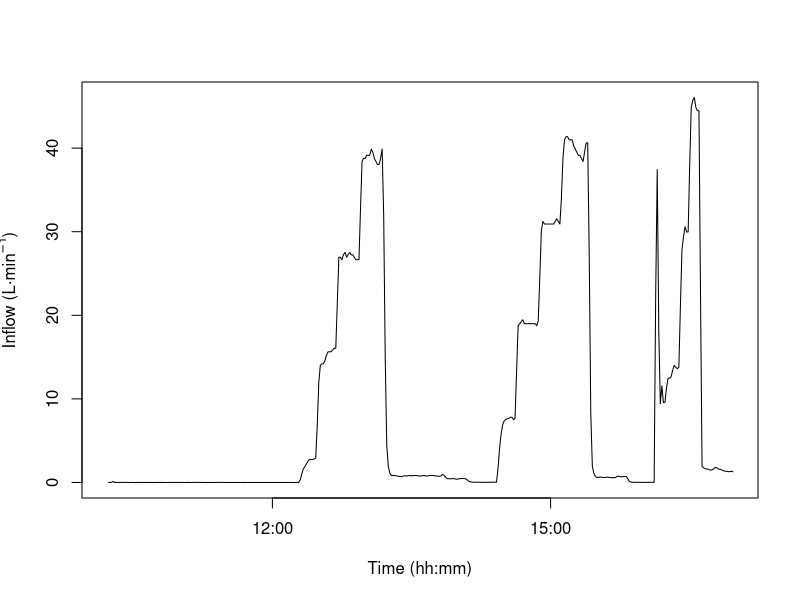
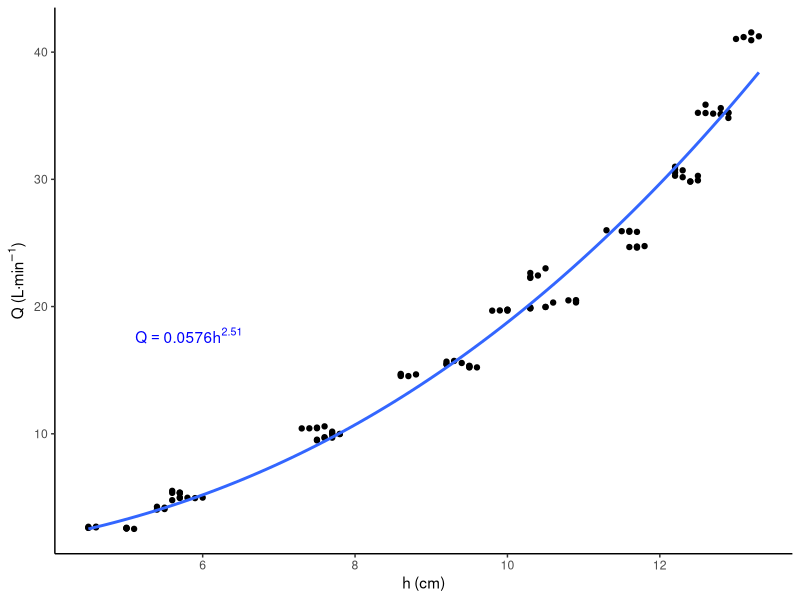

Source code (R) for these figures, in order:
#-----------------------------------#
#### UBeTube Processing R Script ####
##   Script can be used to process UBeTube data. See UBeTube_Processing_Guide.pdf for detailed instructions.
##   By: Justin Johnson - University of Arizona
##   2020-09-21

# Load necessary packages

#install.packages(readxl)
#install.packages(tidyverse)
#install.packages(broom)
library(readxl)
library(tidyverse)
library(broom)

# Names of files to be imported and exported
calibrationfilename <- "calibration.xls"                  #Name of calibration dataset
timeeseriesfilename <- "example_dataset.xls"              #Name of time series dataset
ratingcurvefilename <- "ratingcurve.png"                  #Name of file calibration rating curve should be exported to
hydrographfilename <- "hydrograph.png"                    #Name of file hydrograph should be exported to

#Input values
h0 <- 35.7 #Height of bottom of slot relative to pressure transducer (cm)  
d <- 10.16 #Interior diameter of UBeTube (cm)

#---------------------------------------------------------------------------------#
# NO CHANGES NEEDED TO CODE BELOW UNLESS CUSTOMIZING CALIBRATIONS OR PLOT OUTPUTS #

##-----------------##
#### CALIBRATION ####
##-----------------##

#Read in calibration data
calibration <- read_excel("calibration_data.xls", 
                          sheet=1, 
                          skip=1,
                          col_types = c("numeric", "numeric", "numeric"), 
                          col_names=c("h0.mm", "hraw.mm", "Q.Lmin"))

#Converts height to cm from mm
calibration1 <- calibration %>%
  mutate(h.mm = hraw.mm-h0.mm,
         h.cm = h.mm/10)

#Runs power-law regression to predict discharge from stage.
ratingcurve.model <-nls(calibration1$Q.Lmin~a*calibration1$h.cm^b,
                        data=calibration1,
                        start=list(a=1,b=1))
ratingcurve.tidymodel <- tidy(ratingcurve.model)

#Extracts a and b estimates
a <- as.numeric(ratingcurve.tidymodel[1,2])
b <- as.numeric(ratingcurve.tidymodel[2,2])

#Creates label for plot with model results
label <- sprintf("Q == %.3g*h^%.3g", a, b)

#Plots rating curve
ratingcurve.plot <- ggplot(calibration1, aes(h.cm, Q.Lmin))+
  geom_point()+
  labs(x="h (cm)", 
       y=bquote('Q (L·'*min^-1*')'))+
  geom_smooth(method = 'nls', 
              formula = 'y~a*x^b', 
              method.args = list(start= c(a = 1,b=1)), 
              se=FALSE)+
  theme_classic()+
  annotate("text", 
           x=0.6*median(calibration1$h.cm, na.rm=TRUE), 
           y=median(calibration1$Q.Lmin, na.rm=TRUE), 
           label= label,
           color="blue",
           parse=TRUE)

#Saves rating curve
ggsave(ratingcurvefilename, 
       plot = ratingcurve.plot,
       width = 7,
       height = 7)

##-----------------##
#### TIME SERIES ####
##-----------------##

#Reads in time series dataset
UBeTube <- read_excel("example_dataset.xls", 
                      sheet=1, 
                      skip=3, 
                      col_types = c("date", "numeric", "skip", "skip"), 
                      col_names=c("time", "hraw.mm"))

#Wrangles time series data
UBeTube1 <- UBeTube %>%
  mutate(hraw.cm = hraw.mm/10, #Converts height to cm from mm
         time.sec = as.numeric(time, unit='sec'), #Converts time to seconds
         h.cm = hraw.cm-h0) #Determines height of water in UBeTube relative to h0

#Calculates outflow
UBeTube2 <- UBeTube1 %>%
  mutate(Q.Lmin=a*h.cm^b) #Calculates outflow based on Equation 1

#Calculates inflow
UBeTubeFinal <- UBeTube2 %>%
  mutate(S.cm3s = (pi*(d^2)*h.cm)/4, #Calculates volume of water stored in UBeTube
         S.Lmin = S.cm3s*60/1000, #Converts storage to L/min
         I.Lmin = (S.Lmin-lag(S.Lmin))/(time.sec-lag(time.sec))
         +((Q.Lmin+lag(Q.Lmin))/2)) #Calculates inflow using Equation 3

#Plots hydrograph
plot(UBeTubeFinal$time,UBeTubeFinal$I.Lmin, type="l", 
     xlab="Time (hh:mm)", 
     ylab= expression('Inflow (L·min' ^ {-1}*')'))

#Saves hydrograph
dev.copy(png,hydrographfilename,
         width=720,
         height=480) 
dev.off() 
